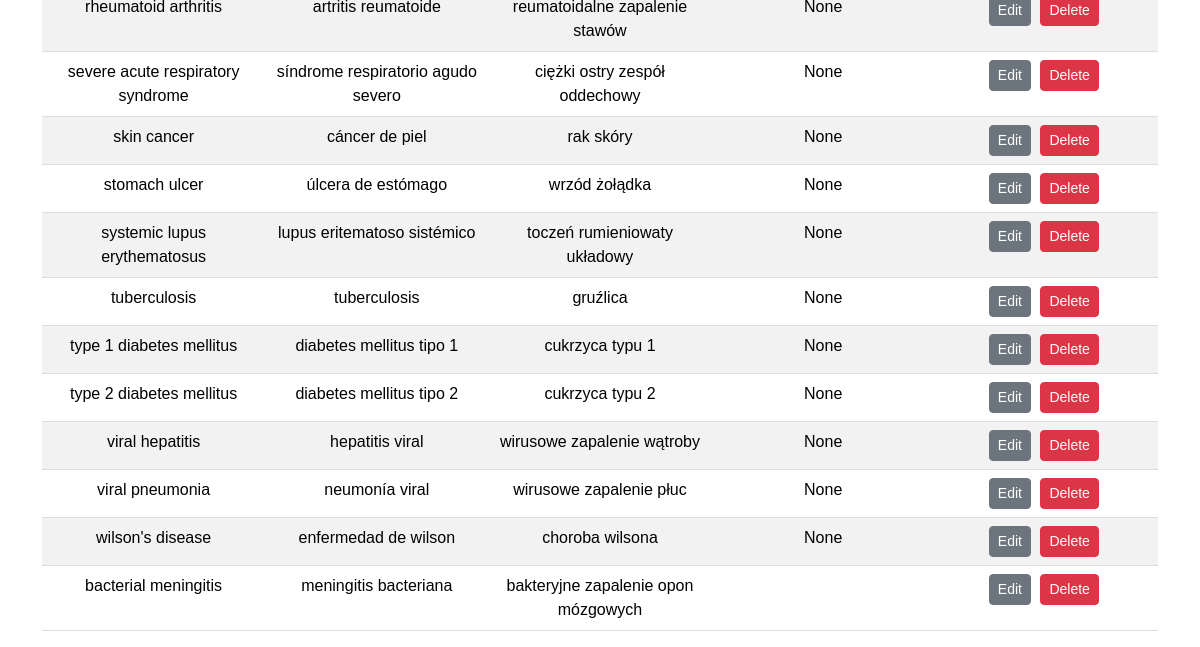
/glossary (lower part), run on an earlier commit of the app's database.
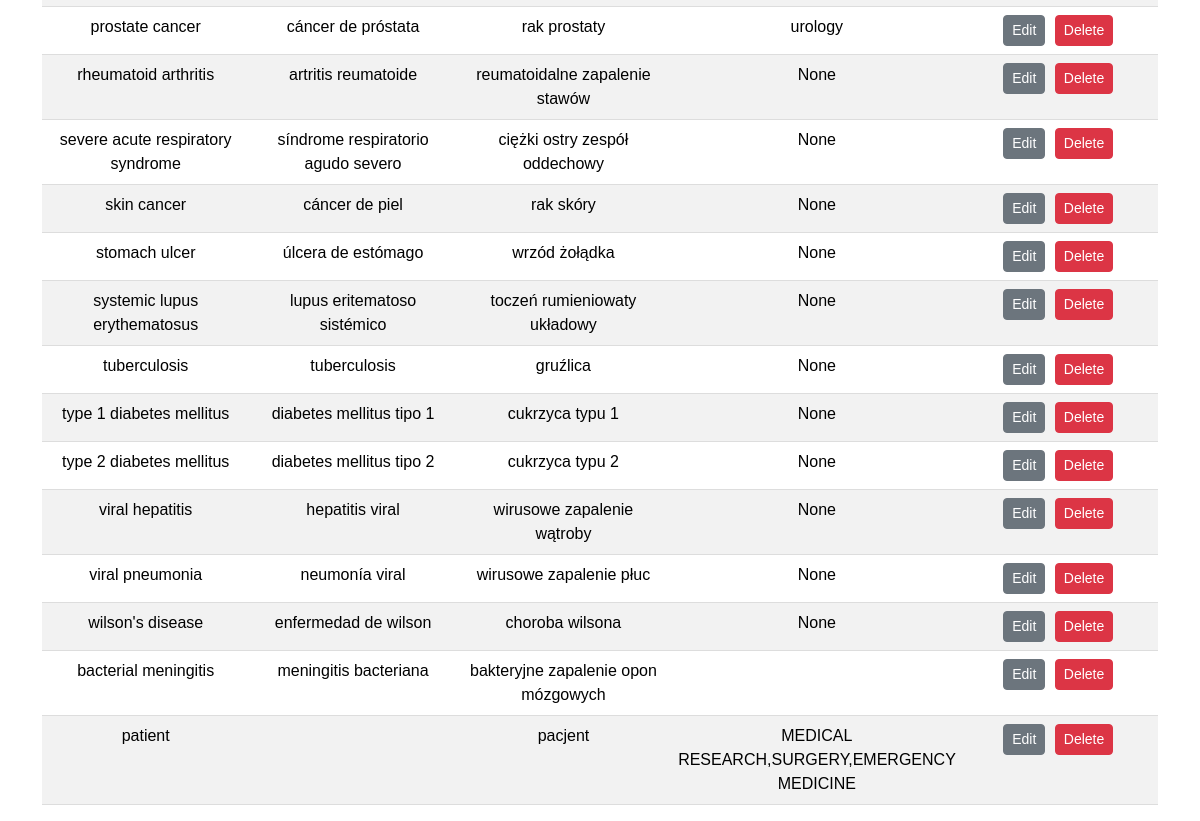
And on a later commit of the database.
### app.py (models this page shows)
class Glossary(db.Model):
    __tablename__ = 'medicine'
    english = db.Column(db.String(80), primary_key=True)
    spanish = db.Column(db.String(80), nullable=True)
    polish = db.Column(db.String(80), nullable=True)
    categories = db.Column(db.String(255), nullable=True)

### app.py (the view)
@app.route('/glossary')
def glossary():
    table_name = request.args.get('table', 'medicine')
    records = db.session.execute(text(f'SELECT * FROM {table_name}')).fetchall()
    return render_template('glossary.html', records=records, table=table_name)

### templates/glossary.html (shortened to what this page needs)
<!DOCTYPE html>
<html lang="en">
<head>
    <link rel="stylesheet" href="https://cdn.jsdelivr.net/npm/bootstrap@5.3.3/dist/css/bootstrap.min.css">
    <link rel="stylesheet" href="https://cdnjs.cloudflare.com/ajax/libs/font-awesome/6.0.0-beta3/css/all.min.css">
    <link rel="stylesheet" href="../static/glossary/glossary.css">
</head>
<body>
    <div class="container">
        <table class="table table-striped text-center">
            <tbody id="glossaryTableBody">
                {% for record in records %}
                <tr>
                    <td>{{ record.english }}</td>
                    <td>{{ record.spanish }}</td>
                    <td>{{ record.polish }}</td>
                    <td>{{ record.categories }}</td>
                    <td>
                        <button class="btn btn-secondary btn-sm edit-btn" data-english="{{ record.english }}">Edit</button>
                        <button class="btn btn-danger btn-sm delete-btn" data-english="{{ record.english }}">Delete</button>
                    </td>
                </tr>
                {% endfor %}
            </tbody>
        </table>
    </div>
</body>
</html>

### static/glossary/glossary.css (style rules this page uses)
body { font-family: Arial, sans-serif; }
table { width: 100%; margin: 20px auto; border-collapse: collapse; }

What changed in the data, as far as the page shows it:
now on this page (row unchanged): Glossary: english "prostate cancer", spanish "cáncer de próstata", polish "rak prostaty", categories "urology"
added Glossary: english "patient", polish "pacjent", categories "MEDICAL RESEARCH,SURGERY,EMERGENCY MEDICINE"
